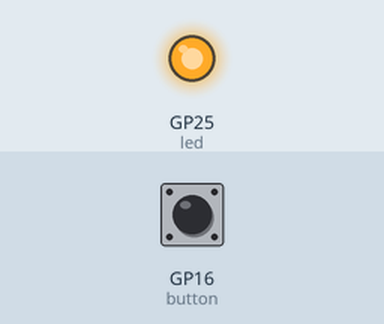
Simulated run of this program. Board: Raspberry Pi Pico running MicroPython. Parts: output pins drawn as LEDs (lit = HIGH). The test bench sets the inputs (shaded band); at power-on: GP16 (button) HIGH.

Above: at 1.2 s.
1.3 s: GP16 (button) pulled LOW for 0.15 s
At 2.0 s:
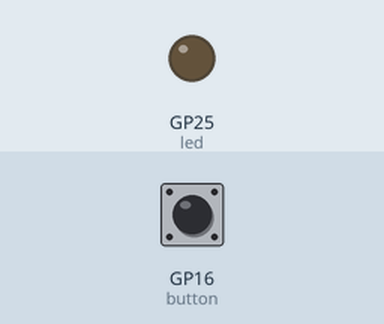
2.9 s: GP16 (button) pulled LOW for 1 s
At 3.3 s:
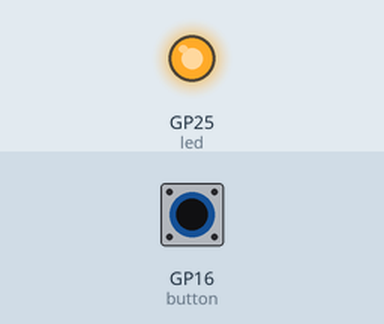
5.4 s: GP16 (button) pulled LOW for 3.2 s
At 6.4 s:
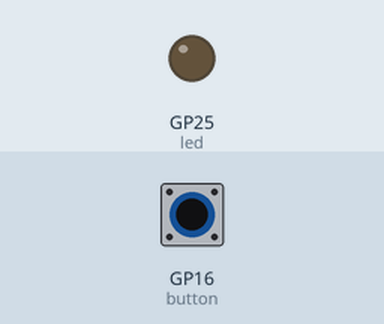
Timing chart, 0 to 8.4 s (numbered marks = the images above; inputs shaded):
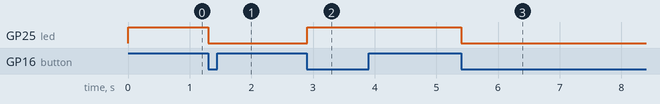

The program:

check_buton.py
```python
"""
toggle_led.py

概要:
    GPIO16 に接続したプルアップ付きボタンで内蔵LED（GP25）をトグル制御するスクリプト。
    起動直後は LED が ON になり、Ctrl-C で終了すると LED が OFF になります。

配線方法:
    タクトスイッチ:
        - 一端を GPIO16 (GP16)
        - 他端を GND
        - 内部プルアップを利用（外部抵抗不要）

    内蔵LED:
        - GP25 に接続済み（基板内蔵）

簡易配線図:
        +3.3V
          │
      (内部プルアップ)
          │
       GP16 o───[ SW ]───o GND

       内蔵LED: GP25

使用方法:
    1. このファイルを Pico にコピーし、REPL で実行:
       >>> import toggle_led
    2. 起動時に LED が点灯し、ボタンを押すたびにトグル。
    3. Ctrl-C で停止すると LED が消灯します。
"""

from machine import Pin
import time

# GPIO16 にプルアップ付きボタン、内蔵LED は GP25（“LED”）
BUTTON_PIN = 16
LED_PIN    = "LED"

button = Pin(BUTTON_PIN, Pin.IN, Pin.PULL_UP)
led    = Pin(LED_PIN,    Pin.OUT)

# 起動時に LED を ON
led.value(1)

# 前回のボタン状態を保持（プルアップなので押していないときは 1）
prev_state = button.value()

try:
    while True:
        curr_state = button.value()
        # 押し下げの立ち下がり（1→0）を検出したらトグル
        if prev_state == 1 and curr_state == 0:
            # 現在の値を反転させてセット
            led.value(not led.value())
        prev_state = curr_state
        # チャタリング対策に 50ms スリープ
        time.sleep_ms(50)
except KeyboardInterrupt:
    # Ctrl-C で終了するときは LED を OFF に
    led.value(0)
    print("Exiting: LED off")
```

Measured:
- after the input at 1.3 s, GP25 (led): HIGH → LOW at once
- after the input at 2.9 s, GP25 (led): LOW → HIGH at once
- after the input at 5.4 s, GP25 (led): HIGH → LOW at once
